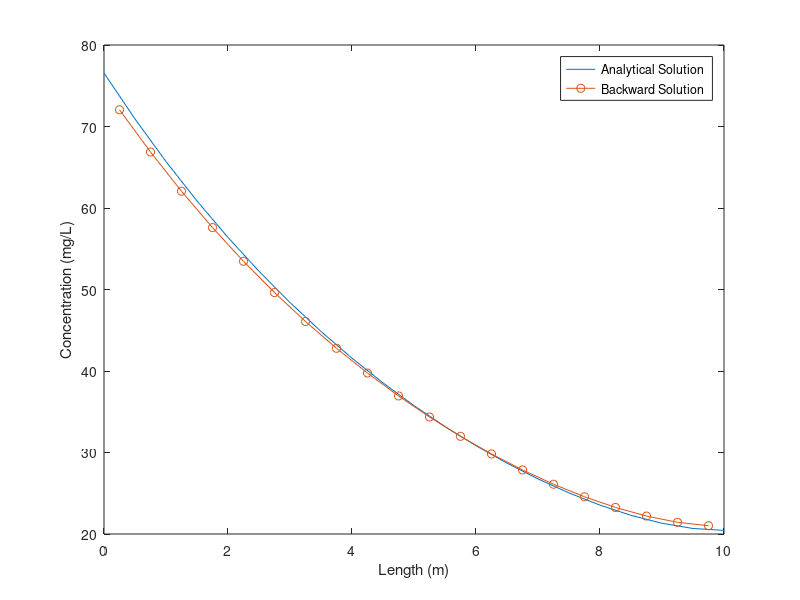

This chart was generated by the following MATLAB code:
width = 2; % m
height = 1; % m
area = width * height; % m^2
L = 10; % m
k = 0.2; % 1/hr
E = 2; % m^2/hr
c_in = 100; % mg/L
velocity = 1; % m/hr
% eq 9.25 chapra
eta = (k * E)/(velocity ^ 2);
lambda_1 = (velocity/(2 * E)) * (1 + ((1 + (4 * eta))^0.5));
lambda_2 = (velocity/(2 * E)) * (1 - ((1 + (4 * eta))^0.5));
% eq 9.31 chapra
F = (velocity * c_in * lambda_2 * (exp(lambda_2 * L)))/((velocity - (E * lambda_1)) *  lambda_2 * (exp(lambda_2 * L)) - ((velocity - (E * lambda_2)) * lambda_1 * (exp(lambda_1 * L))));
% eq 9.32 chapra
G = (velocity * c_in * lambda_1 * (exp(lambda_1 * L)))/((velocity - (E * lambda_2)) *  lambda_1 * (exp(lambda_1 * L)) - ((velocity - (E * lambda_1)) * lambda_2 * (exp(lambda_2 * L))));
x = 0:0.5:L; % assuming n = 20
% eq 9.26 chapra
analyticalSolution = (F * exp(lambda_1 * x)) + (G * exp(lambda_2 * x));
% backward solution
n = length(x) - 1;
coefficients = zeros(n, n);
loads = zeros(n, 1);

E_prime = (E * area)/(L/n); % E_prime is the same for all elements no need to calculate in loop
discharge = velocity * area; % discharge is the same for all elements no need to calculate in loop
elementVolume = area * (L/n); % element volume is the same for all elements no need to calculate in loop
loads(1, 1) = c_in * discharge;
for i = 1:1:n
    switch i
        case 1
            coefficients(i, i) = discharge + E_prime + (k * elementVolume);
            coefficients(i, i + 1) = -E_prime;
        case n
            coefficients(i, i - 1) = -discharge - E_prime;
            coefficients(i, i) = discharge + E_prime + (k * elementVolume);
        otherwise
            coefficients(i, i - 1) = -discharge - E_prime;
            coefficients(i, i) = discharge + (2 * E_prime) + (k * elementVolume);
            coefficients(i, i + 1) = -E_prime;
    end
end

backwardSolution = coefficients\loads;
% initiating plot with labels
figure;
plot(x, analyticalSolution);
hold on;

centered_x = 0.25:0.5:9.75;
plot(centered_x, backwardSolution, '-o');

xlabel('Length (m)');
ylabel('Concentration (mg/L)');
legend('Analytical Solution', 'Backward Solution');
hold off;